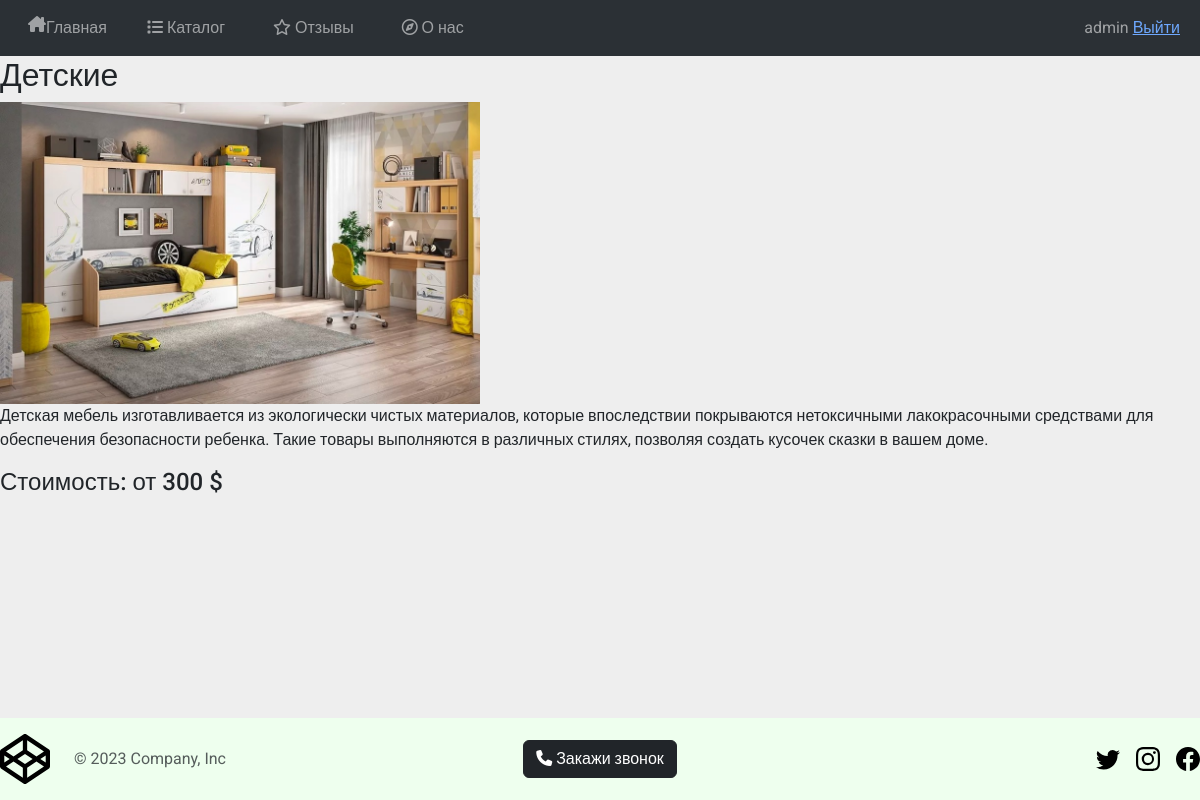
The page /catalog/1/ (signed in) on the database its author committed.
### main/models.py (models this page shows, shortened)
class Catalog(models.Model):
    image = models.ImageField(upload_to='uploads')
    title = models.CharField(blank=False, max_length=30)
    content = models.TextField(blank=False)
    price = models.IntegerField(blank=False)
    class Meta:
        verbose_name = 'Product'
        verbose_name_plural = 'Products'

### main/views.py (the view)
# urls.py: path('catalog/<int:prod_id>/', main_views.product, name='product'),
def product(request, prod_id):
    tg_form = formtg(request)
    try:
        p = Catalog.objects.get(id=prod_id)
        return render(request, 'main/product.html', {'p':p, 'form':tg_form})
    except:
        return HttpResponseNotFound()

### main/views.py (called while the page is built)
def formtg(request):
    if request.method == 'POST':
        form = Request(request.POST)
        if form.is_valid():
            user_entry = Telegram()
            user_entry.name = form.cleaned_data['name']
            user_entry.phone = form.cleaned_data['phone']
            user_entry.send_message()
            return form
        else:
            pass
    else:
        form = Request()
    return form

### main/templates/main/product.html (shortened to what this page needs)
{% extends 'main/layout.html' %}
{% block content %}
<h2>{{p.title}}</h2>
<img width="40%" src="{{p.image.url}}" alt="">
<p>{{p.content}}</p>
<h4>Стоимость: от {{p.price}} $</h4>
{% endblock %}

### main/templates/main/layout.html (shortened to what this page needs)
{% load static %}
<!DOCTYPE html>
<html lang="en">
<head>
    <link rel="stylesheet" href="{% static 'main/css/bootstrap.min.css' %}">
    <link rel="stylesheet" href="{% static 'main/css/mystyle.css' %}">
</head>
<body style="font-family: 'Roboto', sans-serif; background-color: rgb(238, 238, 238);">
    <nav class="navbar navbar-expand-lg bg-body-tertiary" data-bs-theme="dark">
        <div class="container-fluid">
            <a class="nav-link navbar-nav my-margin-header" href="{% url 'home' %}"><i
                    class="fa-solid fa-house-chimney"></i> Главная</a>
            <div class="collapse navbar-collapse" id="navbarNav">
                <ul class="navbar-nav">
                    <li class="nav-item">
                        <a class="nav-link my-margin-header" aria-current="page" href="{% url 'catalog' %}"><i
                                class="fa-solid fa-list"></i> Каталог</a>
                    </li>
                    <li class="nav-item">
                        <a class="nav-link my-margin-header" href="{% url 'reviews' %}"><i
                                class="fa-regular fa-star"></i> Отзывы
                        </a>
                    </li>
                    <li class="nav-item">
                        <a class="nav-link my-margin-header" href="{% url 'about' %}"><i
                                class="fa-regular fa-compass"></i> О нас</a>
                    </li>
                </ul>
                <ul class="navbar-nav ms-auto">
                    <li class="nav-link">
                        {% if user.is_authenticated %}
                            {{ user.get_username }}
                            <a href="{% url 'logout' %}?next={{ request.path }}">Выйти</a>
                        {% else %}
                            <a href="{% url 'login' %}?next={{ request.path }}"><i class="fa-regular fa-user"></i></a>
                        {% endif %}
                    </li>
                </ul>
            </div>
        </div>
    </nav>
    {% block content %}
    {% endblock %}
    <div class="fixed-bottom">
        <footer class="d-flex flex-wrap justify-content-between align-items-center py-3">
            <div class="col-md-4 d-flex align-items-center">
                <a href="/" class="me-2 mb-md-0 text-body-secondary text-decoration-none lh-1">
                    <svg class="bi" width="50" height="50">
                        <use xlink:href="#logo" />
                    </svg>
                </a>
                <span class="mb-3 mb-md-0 text-body-secondary">&copy; 2023 Company, Inc</span>
            </div>
            <button type="button" class="btn btn-dark" data-bs-toggle="modal" data-bs-target="#TelegramModal">
                <i class="fa-solid fa-phone"></i> Закажи звонок
            </button>
            <ul class="nav col-md-4 justify-content-end list-unstyled d-flex">
                <li class="ms-3"><a class="text-body-secondary" href="https://twitter.com/?lang=ru"><svg class="bi" width="24" height="24">
                            <use xlink:href="#twitter" />
                        </svg></a></li>
                <li class="ms-3"><a class="text-body-secondary" href="https://www.instagram.com/"><svg class="bi" width="24" height="24">
                            <use xlink:href="#instagram" />
                        </svg></a></li>
                <li class="ms-3"><a class="text-body-secondary" href="https://www.facebook.com/?locale=ru_RU"><svg class="bi" width="24" height="24">
                            <use xlink:href="#facebook" />
                        </svg></a></li>
            </ul>
        </footer>
    </div>
</body>
</html>

### main/static/main/css/mystyle.css (style rules this page uses)
.my-margin-header { margin: 0 1em; }
.fixed-bottom { background-color: rgb(238, 280, 238); }

### rows shown on the page
Catalog: title "Детские", image (picture), content "Детская мебель изготавливается из экологически чистых материалов, которые впоследствии покрываются нетоксичными лакокрасочными средствами для обеспечения безопасности ребенка. Такие товары выполняются в различных стилях, позволяя создать кусочек сказки в вашем доме.", price "300"

### other values the page prints
{{ user.get_username }} "admin"
